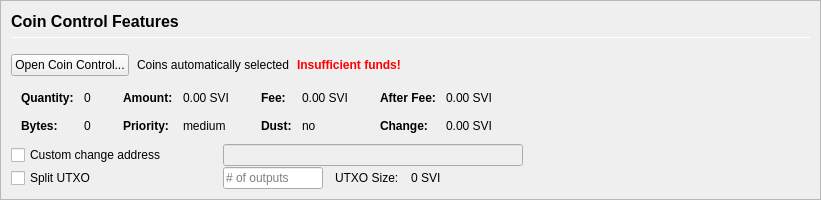
         <widget class="QFrame" name="frameCoinControl">
          <property name="sizePolicy">
           <sizepolicy hsizetype="Expanding" vsizetype="Expanding">
            <horstretch>0</horstretch>
            <verstretch>0</verstretch>
           </sizepolicy>
          </property>
          <property name="maximumSize">
           <size>
            <width>16777215</width>
            <height>16777215</height>
           </size>
          </property>
          <property name="frameShape">
           <enum>QFrame::StyledPanel</enum>
          </property>
          <property name="frameShadow">
           <enum>QFrame::Sunken</enum>
          </property>
          <layout class="QVBoxLayout" name="verticalLayoutCoinControl2">
           <property name="spacing">
            <number>0</number>
           </property>
           <property name="margin">
            <number>0</number>
           </property>
           <item>
            <widget class="QFrame" name="frameCoinControl_BG">
             <layout class="QVBoxLayout" name="verticalLayoutCoinControl" stretch="0,0,0,0,0,0">
              <property name="spacing">
               <number>1</number>
              </property>
              <property name="leftMargin">
               <number>10</number>
              </property>
              <property name="topMargin">
               <number>10</number>
              </property>
              <item>
               <layout class="QHBoxLayout" name="horizontalLayoutCoinControl1">
                <property name="bottomMargin">
                 <number>15</number>
                </property>
                <item>
                 <layout class="QVBoxLayout" name="verticalLayout_3">
                  <property name="spacing">
                   <number>6</number>
                  </property>
                  <item>
                   <widget class="QLabel" name="labelCoinControlFeatures">
                    <property name="sizePolicy">
                     <sizepolicy hsizetype="Preferred" vsizetype="Maximum">
                      <horstretch>0</horstretch>
                      <verstretch>0</verstretch>
                     </sizepolicy>
                    </property>
                    <property name="minimumSize">
                     <size>
                      <width>0</width>
                      <height>20</height>
                     </size>
                    </property>
                    <property name="font">
                     <font>
                      <pointsize>12</pointsize>
                      <weight>75</weight>
                      <bold>true</bold>
                     </font>
                    </property>
                    <property name="styleSheet">
                     <string notr="true">font-weight:bold;</string>
                    </property>
                    <property name="text">
                     <string>Coin Control Features</string>
                    </property>
                   </widget>
                  </item>
                  <item>
                   <widget class="Line" name="line">
                    <property name="minimumSize">
                     <size>
                      <width>0</width>
                      <height>1</height>
                     </size>
                    </property>
                    <property name="maximumSize">
                     <size>
                      <width>16777215</width>
                      <height>1</height>
                     </size>
                    </property>
                    <property name="orientation">
                     <enum>Qt::Horizontal</enum>
                    </property>
                   </widget>
                  </item>
                 </layout>
                </item>
               </layout>
              </item>
              <item>
               <layout class="QHBoxLayout" name="horizontalLayoutCoinControl2" stretch="0,0,0,0">
                <property name="spacing">
                 <number>8</number>
                </property>
                <property name="bottomMargin">
                 <number>10</number>
                </property>
                <item>
                 <widget class="QPushButton" name="pushButtonCoinControl">
                  <property name="styleSheet">
                   <string notr="true"/>
                  </property>
                  <property name="text">
                   <string>Open Coin Control...</string>
                  </property>
                  <property name="autoDefault">
                   <bool>false</bool>
                  </property>
                 </widget>
                </item>
                <item>
                 <widget class="QLabel" name="labelCoinControlAutomaticallySelected">
                  <property name="text">
                   <string>Coins automatically selected</string>
                  </property>
                  <property name="margin">
                   <number>5</number>
                  </property>
                 </widget>
                </item>
                <item>
                 <widget class="QLabel" name="labelCoinControlInsuffFunds">
                  <property name="font">
                   <font>
                    <weight>75</weight>
                    <bold>true</bold>
                   </font>
                  </property>
                  <property name="styleSheet">
                   <string notr="true">color:red;font-weight:bold;</string>
                  </property>
                  <property name="text">
                   <string>Insufficient funds!</string>
                  </property>
                  <property name="margin">
                   <number>5</number>
                  </property>
                 </widget>
                </item>
                <item>
                 <spacer name="horizontalSpacerCoinControl">
                  <property name="orientation">
                   <enum>Qt::Horizontal</enum>
                  </property>
                  <property name="sizeHint" stdset="0">
                   <size>
                    <width>40</width>
                    <height>1</height>
                   </size>
                  </property>
                 </spacer>
                </item>
               </layout>
              </item>
              <item>
               <widget class="QWidget" name="widgetCoinControl" native="true">
                <property name="sizePolicy">
                 <sizepolicy hsizetype="Preferred" vsizetype="Preferred">
                  <horstretch>0</horstretch>
                  <verstretch>0</verstretch>
                 </sizepolicy>
                </property>
                <property name="minimumSize">
                 <size>
                  <width>0</width>
                  <height>0</height>
                 </size>
                </property>
                <property name="styleSheet">
                 <string notr="true"/>
                </property>
                <layout class="QHBoxLayout" name="horizontalLayoutCoinControl5">
                 <property name="margin">
                  <number>0</number>
                 </property>
                 <item>
                  <layout class="QHBoxLayout" name="horizontalLayoutCoinControl3" stretch="0,0,0,1">
                   <property name="spacing">
                    <number>20</number>
                   </property>
                   <property name="topMargin">
                    <number>0</number>
                   </property>
                   <property name="bottomMargin">
                    <number>10</number>
                   </property>
                   <item>
                    <layout class="QFormLayout" name="formLayoutCoinControl1">
                     <property name="horizontalSpacing">
                      <number>10</number>
                     </property>
                     <property name="verticalSpacing">
                      <number>14</number>
                     </property>
                     <property name="leftMargin">
                      <number>10</number>
                     </property>
                     <property name="topMargin">
                      <number>4</number>
                     </property>
                     <property name="rightMargin">
                      <number>6</number>
                     </property>
                     <item row="0" column="0">
                      <widget class="QLabel" name="labelCoinControlQuantityText">
                       <property name="font">
                        <font>
                         <weight>75</weight>
                         <bold>true</bold>
                        </font>
                       </property>
                       <property name="text">
                        <string>Quantity:</string>
                       </property>
                       <property name="margin">
                        <number>0</number>
                       </property>
                      </widget>
                     </item>
                     <item row="0" column="1">
                      <widget class="QLabel" name="labelCoinControlQuantity">
                       <property name="cursor">
                        <cursorShape>IBeamCursor</cursorShape>
                       </property>
                       <property name="contextMenuPolicy">
                        <enum>Qt::ActionsContextMenu</enum>
                       </property>
                       <property name="text">
                        <string notr="true">0</string>
                       </property>
                       <property name="margin">
                        <number>0</number>
                       </property>
                       <property name="textInteractionFlags">
                        <set>Qt::LinksAccessibleByMouse|Qt::TextSelectableByKeyboard|Qt::TextSelectableByMouse</set>
                       </property>
                      </widget>
                     </item>
                     <item row="1" column="0">
                      <widget class="QLabel" name="labelCoinControlBytesText">
                       <property name="font">
                        <font>
                         <weight>75</weight>
                         <bold>true</bold>
                        </font>
                       </property>
                       <property name="text">
                        <string>Bytes:</string>
                       </property>
                      </widget>
                     </item>
                     <item row="1" column="1">
                      <widget class="QLabel" name="labelCoinControlBytes">
                       <property name="cursor">
                        <cursorShape>IBeamCursor</cursorShape>
                       </property>
                       <property name="contextMenuPolicy">
                        <enum>Qt::ActionsContextMenu</enum>
                       </property>
                       <property name="text">
                        <string notr="true">0</string>
                       </property>
                       <property name="textInteractionFlags">
                        <set>Qt::LinksAccessibleByMouse|Qt::TextSelectableByKeyboard|Qt::TextSelectableByMouse</set>
                       </property>
                      </widget>
                     </item>
                    </layout>
                   </item>
                   <item>
                    <layout class="QFormLayout" name="formLayoutCoinControl2">
                     <property name="horizontalSpacing">
                      <number>10</number>
                     </property>
                     <property name="verticalSpacing">
                      <number>14</number>
                     </property>
                     <property name="leftMargin">
                      <number>6</number>
                     </property>
                     <property name="topMargin">
                      <number>4</number>
                     </property>
                     <property name="rightMargin">
                      <number>6</number>
                     </property>
                     <item row="0" column="0">
                      <widget class="QLabel" name="labelCoinControlAmountText">
                       <property name="font">
                        <font>
                         <weight>75</weight>
                         <bold>true</bold>
                        </font>
                       </property>
                       <property name="text">
                        <string>Amount:</string>
                       </property>
                       <property name="margin">
                        <number>0</number>
                       </property>
                      </widget>
                     </item>
                     <item row="0" column="1">
                      <widget class="QLabel" name="labelCoinControlAmount">
                       <property name="cursor">
                        <cursorShape>IBeamCursor</cursorShape>
                       </property>
                       <property name="contextMenuPolicy">
                        <enum>Qt::ActionsContextMenu</enum>
                       </property>
                       <property name="text">
                        <string notr="true">0.00 SVI</string>
                       </property>
                       <property name="textInteractionFlags">
                        <set>Qt::LinksAccessibleByMouse|Qt::TextSelectableByKeyboard|Qt::TextSelectableByMouse</set>
                       </property>
                      </widget>
                     </item>
                     <item row="1" column="0">
                      <widget class="QLabel" name="labelCoinControlPriorityText">
                       <property name="font">
                        <font>
                         <weight>75</weight>
                         <bold>true</bold>
                        </font>
                       </property>
                       <property name="text">
                        <string>Priority:</string>
                       </property>
                      </widget>
                     </item>
                     <item row="1" column="1">
                      <widget class="QLabel" name="labelCoinControlPriority">
                       <property name="cursor">
                        <cursorShape>IBeamCursor</cursorShape>
                       </property>
                       <property name="contextMenuPolicy">
                        <enum>Qt::ActionsContextMenu</enum>
                       </property>
                       <property name="text">
                        <string>medium</string>
                       </property>
                       <property name="textInteractionFlags">
                        <set>Qt::LinksAccessibleByMouse|Qt::TextSelectableByKeyboard|Qt::TextSelectableByMouse</set>
                       </property>
                      </widget>
                     </item>
                    </layout>
                   </item>
                   <item>
                    <layout class="QFormLayout" name="formLayoutCoinControl3">
                     <property name="horizontalSpacing">
                      <number>10</number>
                     </property>
                     <property name="verticalSpacing">
                      <number>14</number>
                     </property>
                     <property name="leftMargin">
                      <number>6</number>
                     </property>
                     <property name="topMargin">
                      <number>4</number>
                     </property>
                     <property name="rightMargin">
                      <number>6</number>
                     </property>
                     <item row="0" column="0">
                      <widget class="QLabel" name="labelCoinControlFeeText">
                       <property name="font">
                        <font>
                         <weight>75</weight>
                         <bold>true</bold>
                        </font>
                       </property>
                       <property name="text">
                        <string>Fee:</string>
                       </property>
                       <property name="margin">
                        <number>0</number>
                       </property>
                      </widget>
                     </item>
                     <item row="0" column="1">
                      <widget class="QLabel" name="labelCoinControlFee">
                       <property name="cursor">
                        <cursorShape>IBeamCursor</cursorShape>
                       </property>
                       <property name="contextMenuPolicy">
                        <enum>Qt::ActionsContextMenu</enum>
                       </property>
                       <property name="text">
                        <string notr="true">0.00 SVI</string>
                       </property>
                       <property name="textInteractionFlags">
                        <set>Qt::LinksAccessibleByMouse|Qt::TextSelectableByKeyboard|Qt::TextSelectableByMouse</set>
                       </property>
                      </widget>
                     </item>
                     <item row="1" column="0">
                      <widget class="QLabel" name="labelCoinControlLowOutputText">
                       <property name="font">
                        <font>
                         <weight>75</weight>
                         <bold>true</bold>
                        </font>
                       </property>
                       <property name="text">
                        <string>Dust:</string>
                       </property>
                      </widget>
                     </item>
                     <item row="1" column="1">
                      <widget class="QLabel" name="labelCoinControlLowOutput">
                       <property name="cursor">
                        <cursorShape>IBeamCursor</cursorShape>
                       </property>
                       <property name="contextMenuPolicy">
                        <enum>Qt::ActionsContextMenu</enum>
                       </property>
                       <property name="text">
                        <string>no</string>
                       </property>
                       <property name="textInteractionFlags">
                        <set>Qt::LinksAccessibleByMouse|Qt::TextSelectableByKeyboard|Qt::TextSelectableByMouse</set>
                       </property>
                      </widget>
                     </item>
                    </layout>
                   </item>
                   <item>
                    <layout class="QFormLayout" name="formLayoutCoinControl4">
                     <property name="horizontalSpacing">
                      <number>10</number>
                     </property>
                     <property name="verticalSpacing">
                      <number>14</number>
                     </property>
                     <property name="leftMargin">
                      <number>6</number>
                     </property>
                     <property name="topMargin">
                      <number>4</number>
                     </property>
                     <property name="rightMargin">
                      <number>6</number>
                     </property>
                     <item row="0" column="0">
                      <widget class="QLabel" name="labelCoinControlAfterFeeText">
                       <property name="font">
                        <font>
                         <weight>75</weight>
                         <bold>true</bold>
                        </font>
                       </property>
                       <property name="text">
                        <string>After Fee:</string>
                       </property>
                       <property name="margin">
                        <number>0</number>
                       </property>
                      </widget>
                     </item>
                     <item row="0" column="1">
                      <widget class="QLabel" name="labelCoinControlAfterFee">
                       <property name="cursor">
                        <cursorShape>IBeamCursor</cursorShape>
                       </property>
                       <property name="contextMenuPolicy">
                        <enum>Qt::ActionsContextMenu</enum>
                       </property>
                       <property name="text">
                        <string notr="true">0.00 SVI</string>
                       </property>
                       <property name="textInteractionFlags">
                        <set>Qt::LinksAccessibleByMouse|Qt::TextSelectableByKeyboard|Qt::TextSelectableByMouse</set>
                       </property>
                      </widget>
                     </item>
                     <item row="1" column="0">
                      <widget class="QLabel" name="labelCoinControlChangeText">
                       <property name="font">
                        <font>
                         <weight>75</weight>
                         <bold>true</bold>
                        </font>
                       </property>
                       <property name="text">
                        <string>Change:</string>
                       </property>
                      </widget>
                     </item>
                     <item row="1" column="1">
                      <widget class="QLabel" name="labelCoinControlChange">
                       <property name="cursor">
                        <cursorShape>IBeamCursor</cursorShape>
                       </property>
                       <property name="contextMenuPolicy">
                        <enum>Qt::ActionsContextMenu</enum>
                       </property>
                       <property name="text">
                        <string notr="true">0.00 SVI</string>
                       </property>
                       <property name="textInteractionFlags">
                        <set>Qt::LinksAccessibleByMouse|Qt::TextSelectableByKeyboard|Qt::TextSelectableByMouse</set>
                       </property>
                      </widget>
                     </item>
                    </layout>
                   </item>
                  </layout>
                 </item>
                </layout>
               </widget>
              </item>
              <item>
               <layout class="QHBoxLayout" name="horizontalLayoutCoinControl4">
                <property name="spacing">
                 <number>12</number>
                </property>
                <property name="sizeConstraint">
                 <enum>QLayout::SetDefaultConstraint</enum>
                </property>
                <property name="topMargin">
                 <number>0</number>
                </property>
                <property name="rightMargin">
                 <number>0</number>
                </property>
                <item>
                 <widget class="QCheckBox" name="checkBoxCoinControlChange">
                  <property name="sizePolicy">
                   <sizepolicy hsizetype="Preferred" vsizetype="Preferred">
                    <horstretch>0</horstretch>
                    <verstretch>0</verstretch>
                   </sizepolicy>
                  </property>
                  <property name="minimumSize">
                   <size>
                    <width>200</width>
                    <height>0</height>
                   </size>
                  </property>
                  <property name="maximumSize">
                   <size>
                    <width>200</width>
                    <height>16777215</height>
                   </size>
                  </property>
                  <property name="toolTip">
                   <string>If this is activated, but the change address is empty or invalid, change will be sent to a newly generated address.</string>
                  </property>
                  <property name="text">
                   <string>Custom change address</string>
                  </property>
                 </widget>
                </item>
                <item>
                 <widget class="QValidatedLineEdit" name="lineEditCoinControlChange">
                  <property name="enabled">
                   <bool>false</bool>
                  </property>
                  <property name="sizePolicy">
                   <sizepolicy hsizetype="Preferred" vsizetype="Preferred">
                    <horstretch>0</horstretch>
                    <verstretch>0</verstretch>
                   </sizepolicy>
                  </property>
                  <property name="minimumSize">
                   <size>
                    <width>300</width>
                    <height>0</height>
                   </size>
                  </property>
                 </widget>
                </item>
                <item>
                 <widget class="QLabel" name="labelCoinControlChangeLabel">
                  <property name="sizePolicy">
                   <sizepolicy hsizetype="Preferred" vsizetype="Preferred">
                    <horstretch>0</horstretch>
                    <verstretch>0</verstretch>
                   </sizepolicy>
                  </property>
                  <property name="minimumSize">
                   <size>
                    <width>100</width>
                    <height>0</height>
                   </size>
                  </property>
                  <property name="text">
                   <string/>
                  </property>
                  <property name="margin">
                   <number>3</number>
                  </property>
                 </widget>
                </item>
               </layout>
              </item>
              <item>
               <layout class="QHBoxLayout" name="horizontalLayoutCoinControl6">
                <property name="spacing">
                 <number>12</number>
                </property>
                <property name="rightMargin">
                 <number>0</number>
                </property>
                <item>
                 <widget class="QCheckBox" name="splitBlockCheckBox">
                  <property name="sizePolicy">
                   <sizepolicy hsizetype="Preferred" vsizetype="Preferred">
                    <horstretch>0</horstretch>
                    <verstretch>0</verstretch>
                   </sizepolicy>
                  </property>
                  <property name="minimumSize">
                   <size>
                    <width>200</width>
                    <height>0</height>
                   </size>
                  </property>
                  <property name="maximumSize">
                   <size>
                    <width>200</width>
                    <height>16777215</height>
                   </size>
                  </property>
                  <property name="text">
                   <string>Split UTXO</string>
                  </property>
                 </widget>
                </item>
                <item>
                 <widget class="QLineEdit" name="splitBlockLineEdit">
                  <property name="sizePolicy">
                   <sizepolicy hsizetype="Preferred" vsizetype="Preferred">
                    <horstretch>50</horstretch>
                    <verstretch>0</verstretch>
                   </sizepolicy>
                  </property>
                  <property name="minimumSize">
                   <size>
                    <width>100</width>
                    <height>0</height>
                   </size>
                  </property>
                  <property name="maximumSize">
                   <size>
                    <width>100</width>
                    <height>16777215</height>
                   </size>
                  </property>
                  <property name="placeholderText">
                   <string># of outputs</string>
                  </property>
                 </widget>
                </item>
                <item>
                 <widget class="QLabel" name="labelBlockSizeText">
                  <property name="text">
                   <string>UTXO Size:</string>
                  </property>
                 </widget>
                </item>
                <item>
                 <widget class="QLabel" name="labelBlockSize">
                  <property name="text">
                   <string>0 SVI</string>
                  </property>
                 </widget>
                </item>
                <item>
                 <spacer name="horizontalSpacer_7">
                  <property name="orientation">
                   <enum>Qt::Horizontal</enum>
                  </property>
                  <property name="sizeHint" stdset="0">
                   <size>
                    <width>40</width>
                    <height>20</height>
                   </size>
                  </property>
                 </spacer>
                </item>
               </layout>
              </item>
              <item>
               <spacer name="verticalSpacerCoinControl">
                <property name="orientation">
                 <enum>Qt::Vertical</enum>
                </property>
                <property name="sizeHint" stdset="0">
                 <size>
                  <width>800</width>
                  <height>1</height>
                 </size>
                </property>
               </spacer>
              </item>
             </layout>
            </widget>
           </item>
          </layout>
         </widget>
